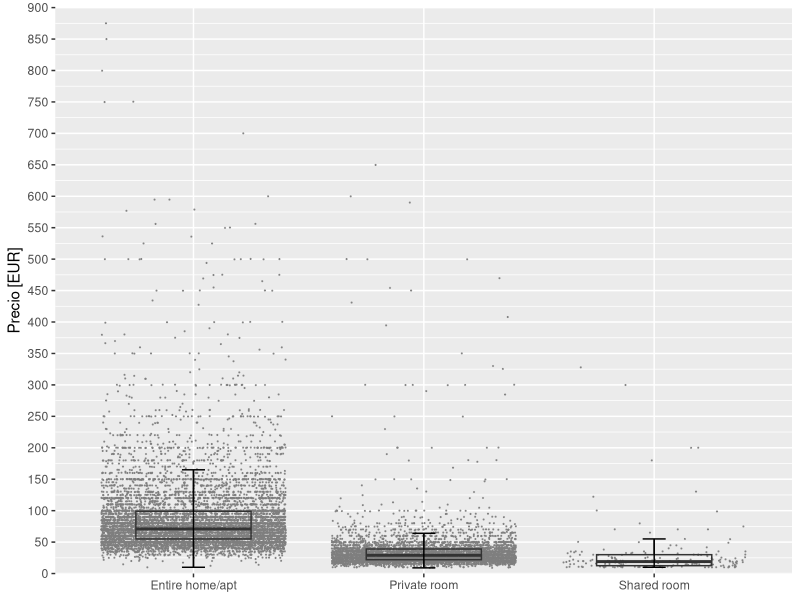
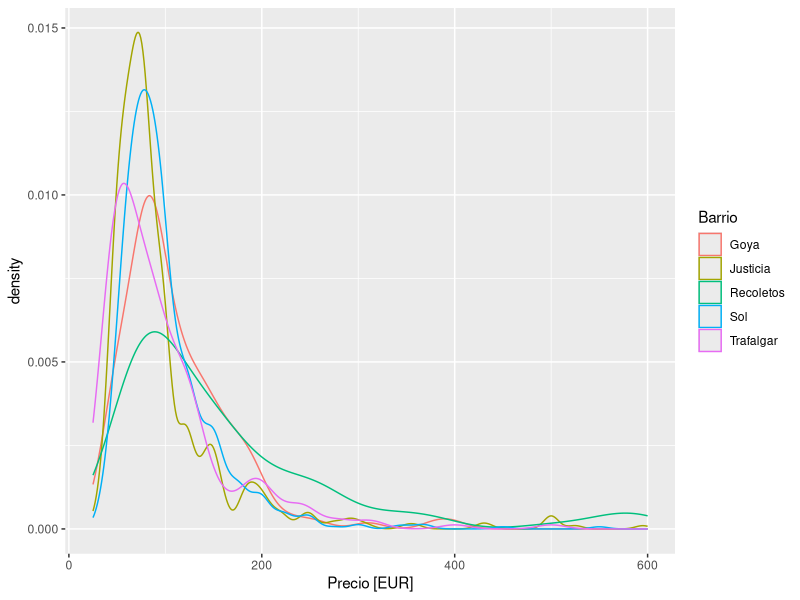
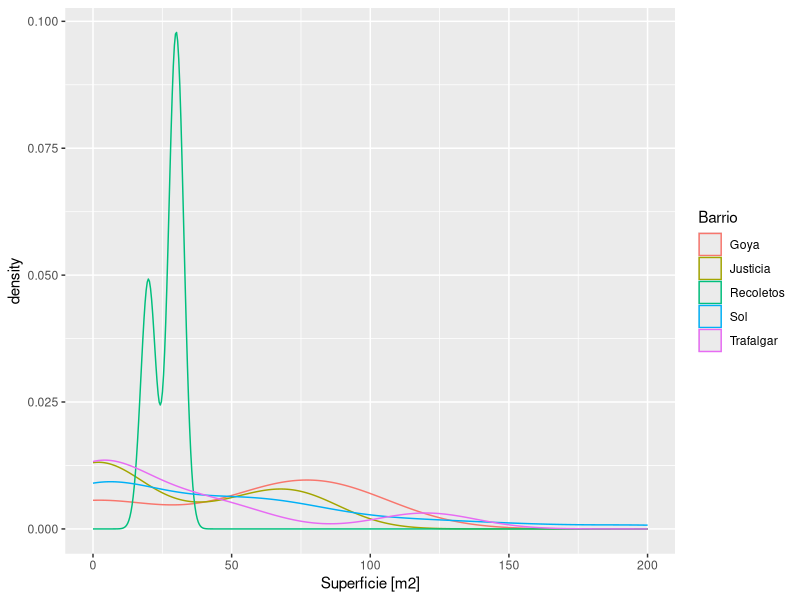
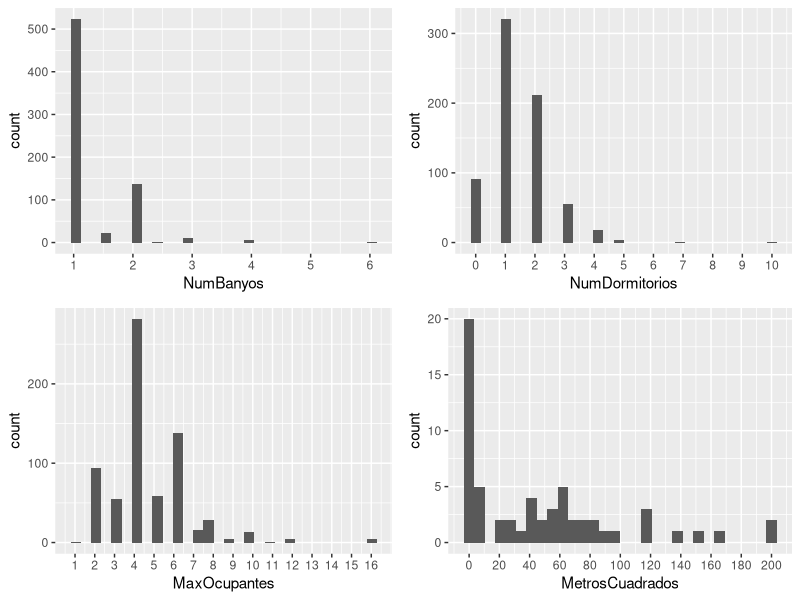

Reproduce these figures in R, in order.
## ---- chunk 1
library(ggplot2)
library(gridExtra)
library(dplyr)
## ---- chunk 2
airbnb <- read.csv('./data/airbnb.csv',sep = ',', stringsAsFactors = T)
## ---- chunk 3
head(airbnb)
## ---- chunk 4
newnames <- c("CodigoPostal", "Barrio", "TipoPropiedad", "TipoAlquiler","MaxOcupantes","NumBanyos", "NumDormitorios", "NumCamas", "TipoCama", "Comodidades", "PiesCuadrados","Precio", "Puntuacion")
colnames(airbnb) <- newnames
## ---- chunk 5
m2perft2 <- 0.092903 
airbnb$MetrosCuadrados <- airbnb$PiesCuadrados * m2perft2
## ---- chunk 6
clean_zip_code <- function(zipcode){
  zipcode <- gsub("Madrid ", "", zipcode)
  length_zc <- nchar(zipcode)
  if(substr(zipcode, 1, 2) == "28" & length_zc > 3 & !is.na(zipcode)) {
        if(length_zc == 4) {
            zipcode <- paste0("280", substr(zipcode, 3, 4))
        } else if(length_zc > 5){
            zipcode <- paste0("28", substr(zipcode, length_zc - 2, length_zc))
        }
  } else {
    zipcode <- NA
  }
  zipcode
}
## ---- chunk 7
airbnb$CodigoPostal <- as.factor(sapply(airbnb$CodigoPostal, clean_zip_code))
## ---- chunk 8
levels(airbnb$CodigoPostal)
## ---- chunk 9
codigo_postal_freq <- table(airbnb$CodigoPostal) |> 
  as.data.frame() |> 
  arrange(desc(Freq))
names(codigo_postal_freq)[1] <- "CodigoPostal"
head(codigo_postal_freq, 5)
tail(codigo_postal_freq, 5)
## ---- chunk 10
barrios28012 <- droplevels(airbnb$Barrio[which(airbnb$CodigoPostal == 28012)])
levels(barrios28012)
## ---- chunk 11
summary(barrios28012)
## ---- chunk 12
barrios <- levels(airbnb$Barrio)
length(barrios)
barrios
## ---- chunk 13
barrios_freq <- table(airbnb$Barrio) |> 
  as.data.frame() |> 
  arrange(desc(Freq))
colnames(barrios_freq)[1] <- "Barrios"
head(barrios_freq, 5)
## ---- chunk 14
table(airbnb$TipoAlquiler)
## ---- chunk 15
ggplot(data=airbnb, aes(x = TipoAlquiler, y = Precio)) +
  geom_jitter(color="grey50", size = 0.1, alpha = 0.8) +
  geom_boxplot(width = 0.5, alpha = 0, outlier.color = NA) +
  stat_boxplot(geom = "errorbar", width = 0.1) +
  xlab(NULL) +
  ylab("Precio [EUR]") +
  scale_y_continuous(limits = c(0, 900), breaks = seq(0, 900, 50), expand = c(0, 0)) +
  theme(legend.position = "none")
## ---- chunk 16
airbnb |> 
  group_by(TipoAlquiler) |> 
  summarise(PrecioMedio = mean(Precio, na.rm = TRUE))
## ---- chunk 17
tipos_alquiler <- levels(airbnb$TipoAlquiler)

significance_level <- 0.05
print(paste0("Nivel de significación: ", significance_level * 100, "%"))
for (tipo_alquiler in tipos_alquiler){
  shapiro_test <- shapiro.test(airbnb$MetrosCuadrados[airbnb$TipoAlquiler == tipo_alquiler])
  print(paste0("Tipo de alquiler: ", tipo_alquiler, 
               ". p-value: ", round(shapiro_test$p.value, 5),
               ifelse(shapiro_test$p.value > significance_level, 
                      ". No se rechaza normalidad",
                      ". Se rechaza normalidad")))
}

kruskal.test(Precio ~ TipoAlquiler, data = airbnb)
## ---- chunk 18
airbnb_entire <- subset(airbnb, TipoAlquiler == 'Entire home/apt')
## ---- chunk 19
entire_home_barrios_freq <- table(airbnb_entire$Barrio) |> 
  as.data.frame() |> 
  arrange(desc(Freq))
colnames(entire_home_barrios_freq)[1] <- "Barrio"
head(entire_home_barrios_freq, 5)
## ---- chunk 20
precio_medio_barrio <- airbnb_entire |> 
  group_by(Barrio) |> 
  summarise(PrecioMedio = mean(Precio, na.rm = TRUE), 
            Apartamentos = n()) |> 
  arrange(desc(PrecioMedio)) 

precio_medio_barrio |> head(5)
## ---- chunk 21
barrios_top5_precio <- precio_medio_barrio |> 
  filter(Apartamentos > 100) |> 
  head(5)

barrios_top5_precio
## ---- chunk 22
barrios_top5 <- levels(droplevels(barrios_top5_precio$Barrio))
barrios_top5_precio_df <- droplevels(airbnb_entire[airbnb_entire$Barrio %in% barrios_top5, ])
## ---- chunk 23
ggplot(data = barrios_top5_precio_df, aes(x = Precio, color = Barrio)) + 
  geom_density() +
  xlab("Precio [EUR]")
## ---- chunk 24
airbnb_entire |> 
  group_by(Barrio) |> 
  summarise(PrecioMedio = mean(Precio, na.rm = TRUE), 
            Apartamentos = n(), 
            SuperficieMedia = mean(MetrosCuadrados, na.rm = TRUE)) |> 
  filter(Apartamentos > 100) |> 
  arrange(desc(PrecioMedio)) |> 
  head(5)
## ---- chunk 25
ggplot(data = barrios_top5_precio_df, aes(x = MetrosCuadrados, color = Barrio)) + 
  geom_density() +
  xlab("Superficie [m2]")
## ---- chunk 26
significance_level <- 0.05
print(paste0("Nivel de significación: ", significance_level * 100, "%"))
for (barrio in barrios_top5){
  shapiro_test <- shapiro.test(airbnb_entire$MetrosCuadrados[airbnb_entire$Barrio == barrio])
  print(paste0("Barrio: ", barrio, 
               ". p-value: ", round(shapiro_test$p.value, 5),
               ifelse(shapiro_test$p.value > significance_level, 
                      ". No se rechaza normalidad",
                      ". Se rechaza normalidad")))
}
## ---- chunk 27
barrios_top5_precio_df <- droplevels(airbnb_entire[airbnb_entire$Barrio %in% barrios_top5, ])

kruskal.test(MetrosCuadrados ~ Barrio, data = barrios_top5_precio_df)

## ---- chunk 28
barrio_sol <- subset(airbnb_entire, Barrio == "Sol")
## ---- chunk 29
cor(barrio_sol[,c("NumBanyos", "NumDormitorios", "MaxOcupantes", "MetrosCuadrados")], use = "pairwise.complete.obs")
## ---- chunk 30
bathrooms <- ggplot(data=barrio_sol, aes(NumBanyos)) + 
  scale_x_continuous(breaks = seq(0, max(barrio_sol$NumBanyos, na.rm = TRUE), 1)) +
  geom_histogram()

bedrooms <- ggplot(data=barrio_sol, aes(NumDormitorios)) +
  scale_x_continuous(breaks = seq(0, max(barrio_sol$NumDormitorios, na.rm = TRUE), 1)) +
  geom_histogram()

accommodates <- ggplot(data=barrio_sol, aes(MaxOcupantes)) + 
  scale_x_continuous(breaks = seq(0, max(barrio_sol$MaxOcupantes, na.rm = TRUE), 1)) +
  geom_histogram()

m2 <- ggplot(data=barrio_sol, aes(MetrosCuadrados)) + 
  scale_x_continuous(breaks = seq(0, max(barrio_sol$MetrosCuadrados, na.rm = TRUE), 20)) + 
  geom_histogram()

grid.arrange(bathrooms, bedrooms, accommodates, m2, ncol = 2)
## ---- chunk 31
barrio_sol$MetrosCuadrados[which(barrio_sol$MetrosCuadrados < 19)] <- NA

linmodel <- lm(Precio ~ NumBanyos + NumDormitorios + MaxOcupantes + MetrosCuadrados, data=barrio_sol)
summary(linmodel)
## ---- chunk 32
bedrooms_lm <- lm(Precio ~ NumDormitorios, data=barrio_sol)
summary(bedrooms_lm)
## ---- chunk 33
m2_lm <- lm(Precio ~ MetrosCuadrados, data=barrio_sol)
b_m2 <- m2_lm$coefficients[2]
l_confint <- confint(m2_lm)[2, 1]
u_confint <- confint(m2_lm)[2, 2]
print(paste0("La estimación es que por cada m2 adicional, el precio del piso se incremente en ", round(b_m2, 2), " euros, con un márgen de error de ", round((u_confint - l_confint) / 2, 2), " euros."))
## ---- chunk 34
b_bedrooms <- bedrooms_lm$coefficients[2]
l_confint <- confint(bedrooms_lm)[2, 1]
u_confint <- confint(bedrooms_lm)[2, 2]
print(paste0("La estimación es que por cada habitación adicional, el precio del piso se incremente en ", round(b_bedrooms, 2), " euros, con un márgen de error de ", round((u_confint - l_confint) / 2, 2), " euros."))
## ---- chunk 35
ns <- sum(barrio_sol$NumDormitorios == 3)
n <- length(barrio_sol$NumDormitorios)
bin_test <- binom.test(ns, n)
bin_test

print(paste0("Probabilidad de encontrar un apartamento de 3 habitaciones en alquiler en el barrio de Sol: ", round(bin_test$estimate[[1]], 5) * 100, "%"))

print(paste0("Intervalo de confianza (", attr(bin_test$conf.int, "conf.level") * 100 ,"%): (", round(bin_test$conf.int[1], 5) * 100,"%, ", round(bin_test$conf.int[2], 5) * 100, "%)"))
